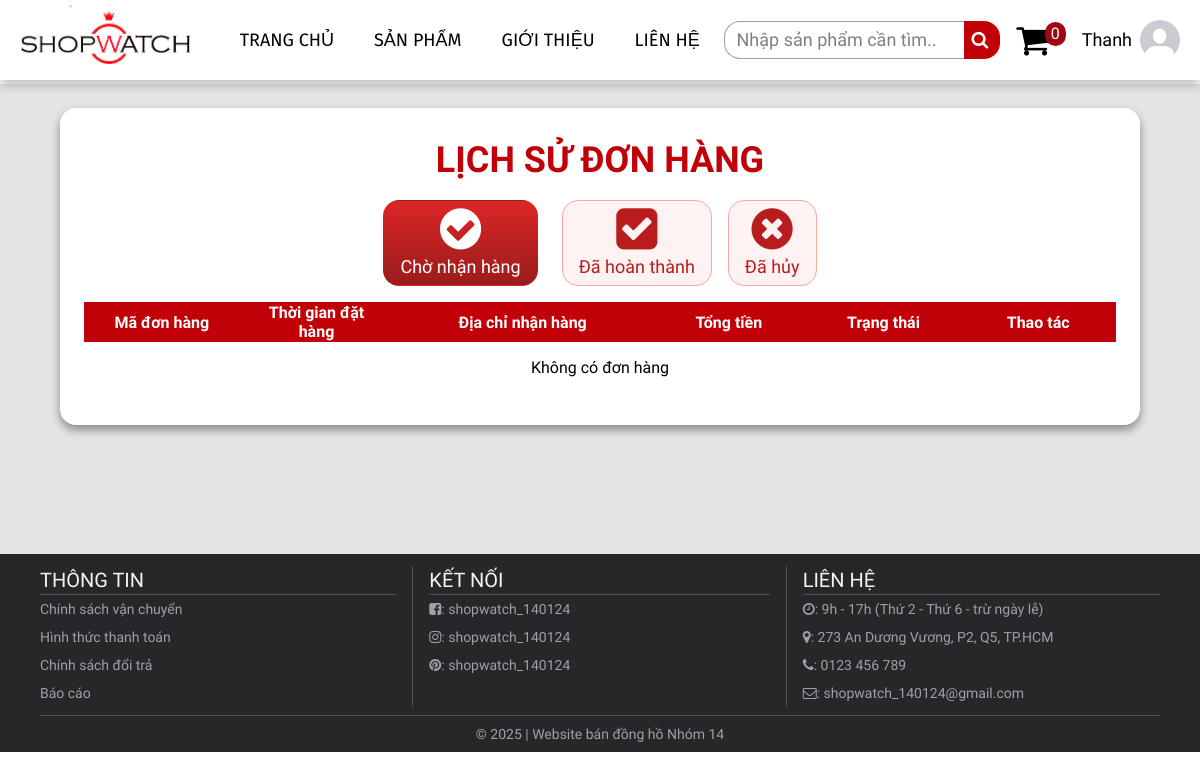
/order-history.php (signed in), run on an earlier commit of the app's database.
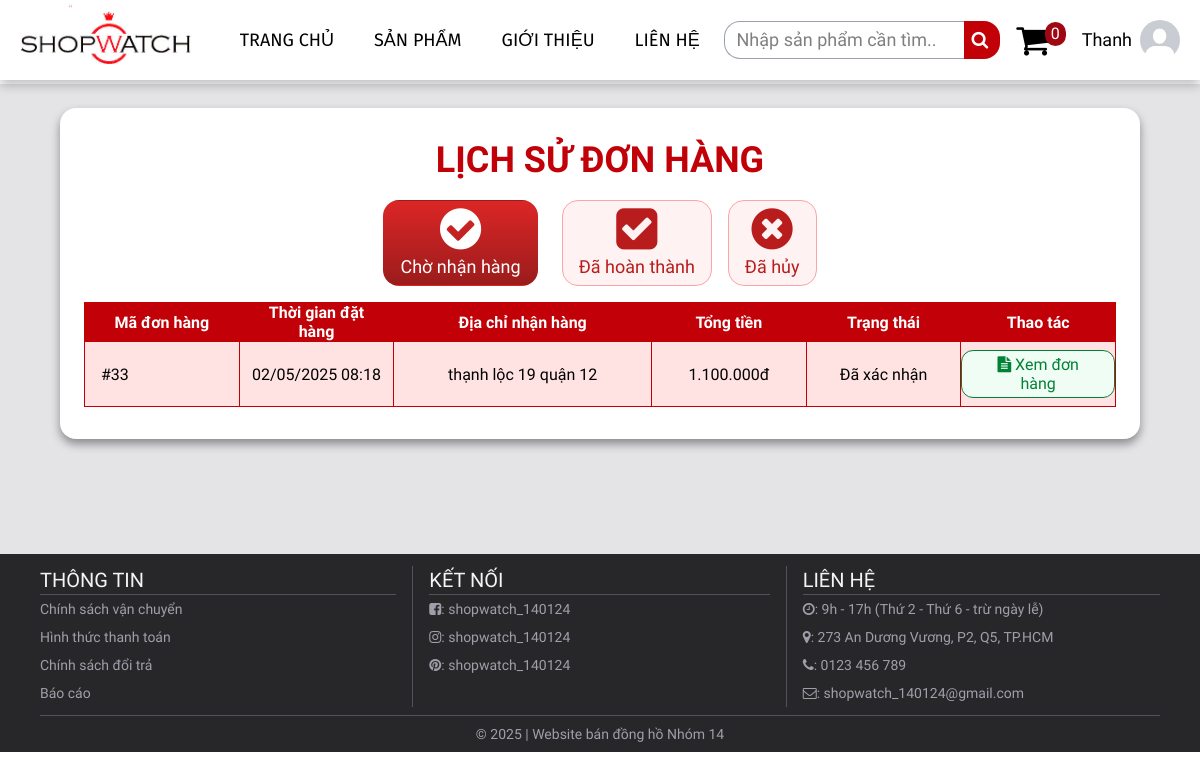
And on a later commit of the database.
### tables this page shows
CREATE TABLE `tbl_order` (
  `id` int(11) NOT NULL,
  `orderDate` datetime NOT NULL,
  `address` longtext NOT NULL,
  `totalPrice` float NOT NULL,
  `status` varchar(150) NOT NULL,
  `customerId` int(11) NOT NULL,
  `payment_method` enum('money','credit-card') NOT NULL
);

### lib/database.php (called while the page is built, shortened)
<?php
Class Database{
    public $host = DB_HOST;
    public $user = DB_USER;
    public $pass = DB_PASS;
    public $dbname = DB_NAME;
    public $link;
private function connectDB(){
    $this->link = new mysqli($this->host, $this->user,$this->pass, $this->dbname);
}
public function select($query, $params = []) {
    try {
        if (empty($params)) {
            $result = $this->link->query($query);
            if ($result === false) {
                $this->error = "Truy vấn thất bại: " . $this->link->error;
                error_log($this->error);
                return false;
            }
            if ($result->num_rows > 0) {
                return $result;
            } else {
                return false;
            }
        } else {
            $stmt = $this->link->prepare($query);
            $types = str_repeat('s', count($params));
            $stmt->bind_param($types, ...$params);
            if (!$stmt->execute()) {
                $this->error = "Thực thi truy vấn thất bại: " . $stmt->error;
                error_log($this->error);
                $stmt->close();
                return false;
            }
            $result = $stmt->get_result();
            if ($result->num_rows > 0) {
                return $result;
            } else {
                return false;
            }
        }
    } catch (Exception $e) {
        $this->error = "Lỗi select: " . $e->getMessage();
        error_log($this->error);
        return false;
    }
}
}
?>

### lib/session.php (called while the page is built, shortened)
<?php
class Session{
    public static function get($key){
        if(isset($_SESSION[$key])){
            return $_SESSION[$key];
        }
        else {
            return false;
        }
    }
}
?>

### order-history.php (the view, shortened to what the changed rows need)
<?php
include_once 'inc/style.php';
include_once 'lib/session.php';
include_once 'classes/customer.php';
include_once 'lib/database.php';
$db = new Database();
$customer_id = Session::get('customer_id');
$verify_orders_query = "SELECT * FROM tbl_order WHERE customerId = ? AND status IN ('Chưa xác nhận', 'Đã xác nhận')";
$verify_orders = $db->select($verify_orders_query, [(int)$customer_id]);
?>
<!DOCTYPE html>
<html lang="vi">
<head>
    <link rel="stylesheet" href="css/order-history.css">
    <link rel="stylesheet" href="https://cdnjs.cloudflare.com/ajax/libs/font-awesome/4.7.0/css/font-awesome.min.css">
</head>
<body>
    <main class="px-[5%] py-6 m-header bg-zinc-200">
        <div class="rounded-2xl bg-white product-shadow py-8 px-6 text-lg order-history">
            <h1 class="text-red-700 font-bold text-4xl text-center mb-4">LỊCH SỬ ĐƠN HÀNG</h1>
            <table id="verify-orders" class="w-full order-table">
                <thead class="bg-red-700 text-white font-bold">
                    <tr>
                        <th class="w-[15%] border-1 border-red-700 px-4 py-1">Mã đơn hàng</th>
                        <th class="w-[15%] border-1 border-red-700 px-4">Thời gian đặt hàng</th>
                        <th class="w-[25%] border-1 border-red-700 px-4">Địa chỉ nhận hàng</th>
                        <th class="w-[15%] border-1 border-red-700 px-4">Tổng tiền</th>
                        <th class="w-[15%] border-1 border-red-700 px-4">Trạng thái</th>
                        <th class="w-[20%] border-1 border-red-700 px-4">Thao tác</th>
                    </tr>
                </thead>
                <tbody class="border-red-700">
                    <?php
                    if ($verify_orders && $verify_orders->num_rows > 0) {
                        while ($order = $verify_orders->fetch_assoc()) {
                    ?>
                            <tr class="odd:bg-red-100 even:bg-white">
                                <td class="border-1 border-red-700 px-4 py-1">#<?php echo htmlspecialchars($order['id']); ?></td>
                                <td class="border-1 border-red-700 text-center"><?php echo htmlspecialchars(date('d/m/Y H:i', strtotime($order['orderDate']))); ?></td>
                                <td class="border-1 border-red-700 text-center"><?php echo htmlspecialchars($order['address']); ?></td>
                                <td class="border-1 border-red-700 text-center"><?php echo number_format($order['totalPrice'], 0, ',', '.'); ?>đ</td>
                                <td class="border-1 border-red-700 text-center"><?php echo htmlspecialchars($order['status']); ?></td>
                                <td class="border-1 border-red-700 text-center pt-1 pb-2">
                                    <button onclick="openOverlay(<?php echo $order['id']; ?>)" class="px-4 py-1 mt-1 rounded-xl bg-green-50 border-1 border-green-700 text-green-700 hover:border-transparent hover:bg-linear-to-b hover:from-green-700 hover:to-green-800 hover:text-white duration-150 cursor-pointer">
                                        <i class="fa fa-file-text"></i> Xem đơn hàng
                                    </button>
                                </td>
                            </tr>
                    <?php
                        }
                    } else {
                    ?>
                        <tr>
                            <td colspan="6" class="text-center py-4">Không có đơn hàng</td>
                        </tr>
                    <?php
                    }
                    ?>
                </tbody>
            </table>
        </div>
    </main>
</body>
</html>

What changed in the data, as far as the page shows it:
added tbl_order: id "33", orderDate "02/05/2025 08:18", address "thạnh lộc 19 quận 12", totalPrice "1.100.000", status "Đã xác nhận"
Also different on the page:
text no longer shown: "Không có đơn hàng"
